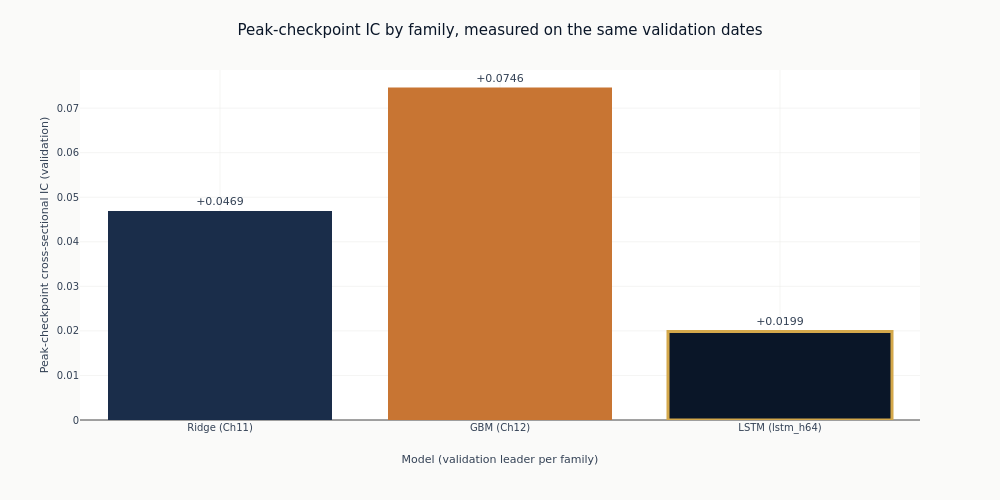

The cell this chart's notebook holds for it:
### Markdown cell above
## 7. Against the flat-feature baselines

The selected checkpoint against the linear and gradient-boosting leaders, all three on the same
label and the same validation split. This is the comparison the notebook exists to make: whether
reading the history as a sequence adds anything over handing the same history to a model as
columns.

### Code cell
ridge_ic = prior_baselines.get("Ridge (Ch11)", float("nan"))
gbm_ic = prior_baselines.get("GBM (Ch12)", float("nan"))

_labels = ["Ridge (Ch11)", "GBM (Ch12)", f"LSTM ({BEST_NAME})"]
_vals = [ridge_ic, gbm_ic, BEST_IC]
fig_cmp = go.Figure(
    go.Bar(
        x=_labels,
        y=_vals,
        marker=dict(
            color=[COLORS["slate"], COLORS["copper"], COLORS["blue"]],
            line=dict(color=COLORS["amber"], width=[0, 0, 3]),
        ),
        text=[f"{value:+.4f}" for value in _vals],
        textposition="outside",
        cliponaxis=False,
        showlegend=False,
    )
)
fig_cmp.update_layout(
    title="Peak-checkpoint IC by family, measured on the same validation dates",
    height=500,
    width=1000,
    margin=dict(t=70),
    title_font=dict(size=15),
)
fig_cmp.update_xaxes(title_text="Model (validation leader per family)")
fig_cmp.update_yaxes(title_text="Peak-checkpoint cross-sectional IC (validation)")
fig_cmp.show()

### Figure 1 — Plotly figure (JSON) as saved in the notebook; plotly's stock layout.template omitted (floating-point values rounded to 4 significant figures)
{"data": [{"cliponaxis": false, "marker": {"color": ["#1a2d4a", "#C87533", "#0a1628"], "line": {"color": "#D4A84B", "width": [0, 0, 3]}}, "showlegend": false, "text": ["+0.0469", "+0.0746", "+0.0199"], "textposition": "outside", "type": "bar", "x": ["Ridge (Ch11)", "GBM (Ch12)", "LSTM (lstm_h64)"], "y": [0.04692, 0.07463, 0.01987]}], "layout": {"height": 500, "margin": {"t": 70}, "title": {"font": {"size": 15}, "text": "Peak-checkpoint IC by family, measured on the same validation dates"}, "width": 1000, "xaxis": {"title": {"text": "Model (validation leader per family)"}}, "yaxis": {"title": {"text": "Peak-checkpoint cross-sectional IC (validation)"}}}}
